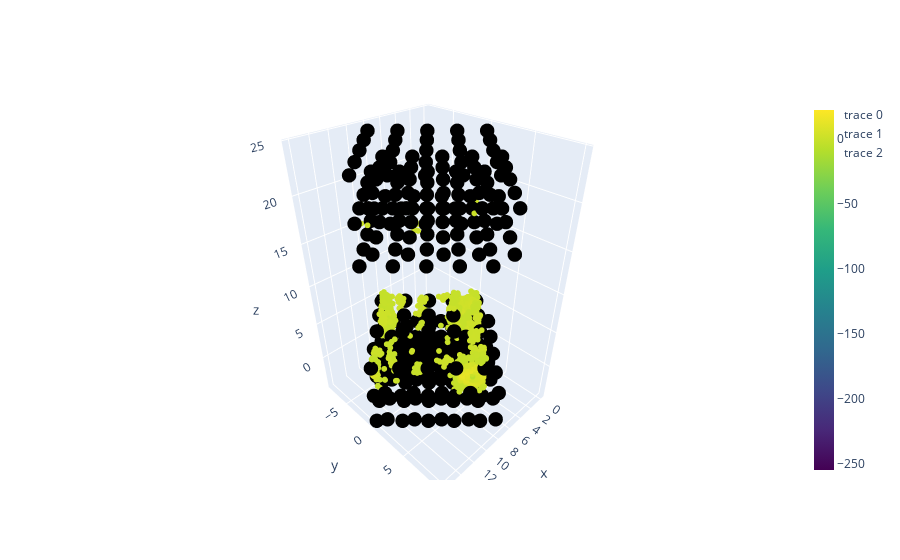

Here is the notebook cell this chart was saved with:
### Code cell
XGChi0.Vis_tool(chi0rr_slab, R3D_slab, A_slab, B_slab, C_slab, ngkpt_slab, natom_slab, xred_slab, N=10000, isomin=1)

### Figure 1 — Plotly figure (JSON) as saved in the notebook; plotly's stock layout.template omitted (floating-point values rounded to 4 significant figures; data arrays with more than 128 entries replaced by an {"elided": "..."} marker saying what was removed)
{"data": [{"marker": {"color": {"elided": "10030 float values"}, "colorbar": {"thickness": 20}, "colorscale": [[0, "#440154"], [0.1111, "#482878"], [0.2222, "#3e4989"], [0.3333, "#31688e"], [0.4444, "#26828e"], [0.5556, "#1f9e89"], [0.6667, "#35b779"], [0.7778, "#6ece58"], [0.8889, "#b5de2b"], [1, "#fde725"]], "size": 2}, "mode": "markers", "type": "scatter3d", "x": {"elided": "10030 float values"}, "y": {"elided": "10030 float values"}, "z": {"elided": "10030 float values"}}, {"marker": {"color": {"elided": "250 int values"}, "colorscale": [[0, "rgb(0,0,0)"], [1, "rgb(0,0,0)"]], "size": 5}, "mode": "markers", "type": "scatter3d", "x": {"elided": "250 float values"}, "y": {"elided": "250 float values"}, "z": {"elided": "250 float values"}}, {"marker": {"color": [1], "colorscale": [[0, "rgb(255,0,0)"], [1, "rgb(255,0,0)"]], "size": 7}, "mode": "markers", "type": "scatter3d", "x": [1.211], "y": [0], "z": [2.802]}], "layout": {}}
